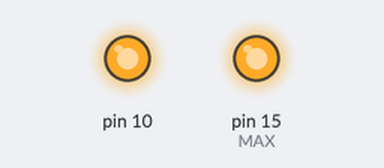
Bench run of a sketch on a simulated Arduino Uno, built with avr-gcc and run on an emulated ATmega328P. Parts: output pins drawn as LEDs (lit = HIGH). What the sketch prints to the serial monitor is not drawn.

Above: at 0.1 s.
Timing chart, 0 to 1.6 s (numbered marks = the images above):
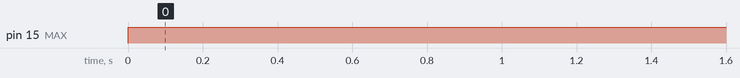

The sketch:

MAX86140.ino
```cpp
#include <SPI.h>

//spi Slave select pin
const int MAX = 15;

////////////////////////////////////////////////////////
void setup() {
  Serial.begin(9600);
  pinMode (MAX, OUTPUT);
  digitalWrite(MAX, HIGH);

 //iNITIALIZE spi
SPI.begin();
SPI.setDataMode(SPI_MODE3);
SPI.setBitOrder(MSBFIRST);


Serial.println("MAX86140 SPI Sample Code");
}
byte val = 0x00;
///////////////////////////////////////////////////////////
void loop()
{

//SPI.beginTransaction(SPISettings(1000000, MSBFIRST, SPI_MODE3));
digitalWrite(MAX, LOW);
SPI.transfer(0xFF); //first byte: 0xFF address where Part ID is stored
SPI.transfer(0x80); //second byte: read command byte 1000 0000
unsigned int reg_val = SPI.transfer(0); //third byte: read from register
digitalWrite(MAX, HIGH);
//SPI.endTransaction();
delay(100);

Serial.println(reg_val, HEX); //expected ID is 0x24
}
```

MC36XX.cpp
```cpp
// (licence header left out)
/**
 * @file    MC36XX.c
 * @author  mCube
 * @date    10 May 2018
 * @brief   Driver interface header file for accelerometer mc36xx series.
 * @see     http://www.mcubemems.com
 */

#include "MC36XX.h"

#ifdef MC36XX_CFG_BUS_I2C
    #define MC36XX_CFG_I2C_ADDR        (0x6C)
#endif
#define MC36XX_CFG_MODE_DEFAULT                 MC36XX_MODE_STANDBY
#define MC36XX_CFG_SAMPLE_RATE_CWAKE_DEFAULT    MC36XX_CWAKE_SR_DEFAULT_54Hz
#define MC36XX_CFG_SAMPLE_RATE_SNIFF_DEFAULT    MC36XX_SNIFF_SR_105Hz//MC36XX_SNIFF_SR_DEFAULT_7Hz
#define MC36XX_CFG_RANGE_DEFAULT                MC36XX_RANGE_8G
#define MC36XX_CFG_RESOLUTION_DEFAULT           MC36XX_RESOLUTION_14BIT
#define MC36XX_CFG_ORIENTATION_MAP_DEFAULT      ORIENTATION_TOP_RIGHT_UP

uint8_t CfgRange, CfgResolution, CfgFifo, CfgINT;

// Read register bit
bool MC36XX::readRegisterBit(uint8_t reg, uint8_t pos)
{
    uint8_t value;
    value = readRegister8(reg);
    return ((value >> pos) & 1);
}

// Read 8-bit from register
uint8_t MC36XX::readRegister8(uint8_t reg)
{
    uint8_t value;

#ifdef MC36XX_CFG_BUS_I2C
    Wire.beginTransmission(MC36XX_CFG_I2C_ADDR);
    Wire.write(reg);
   // endTransmission but keep the connection active
    Wire.endTransmission(false);
    //Once done, bus is released by default
    Wire.requestFrom(MC36XX_CFG_I2C_ADDR, 1);
    //Wire.requestFrom(MC36XX_CFG_I2C_ADDR, 1, reg, 1, true);
    value = Wire.read();
#else  //Reads an 8-bit register with the SPI port.
    //Set active-low CS low to start the SPI cycle
    digitalWrite(chipSelectPin, LOW);
    //Send the register address
    SPI.transfer(reg | 0x80 | 0x40);
    //Read the value from the register
    value = SPI.transfer(0x00);
    //Raise CS
    digitalWrite(chipSelectPin, HIGH);
#endif

    return value;
}

// Read 16-bit from register
int16_t MC36XX::readRegister16(uint8_t reg)
{
    int16_t value;

#ifdef MC36XX_CFG_BUS_I2C
    Wire.beginTransmission(MC36XX_CFG_I2C_ADDR);
    Wire.write(reg);
    Wire.endTransmission();
    Wire.requestFrom(MC36XX_CFG_I2C_ADDR, 2);
    while(!Wire.available()) {};
    uint8_t vha = Wire.read();
    uint8_t vla = Wire.read();
#else
    //Set active-low CS low to start the SPI cycle
    digitalWrite(chipSelectPin, LOW);
    //Send the register address
    SPI.transfer(reg | 0x80 | 0x40);
    //Send a value of 0 to read the first byte returned
    uint8_t vha = SPI.transfer(0x00);
    //Send a value of 0 to read the second byte returned
    uint8_t vla = SPI.transfer(0x00);
    //Raise CS
    digitalWrite(chipSelectPin, HIGH);
#endif

    value = vha << 8 | vla;

    return value;
}

// Repeated Read Byte(s) from register
void MC36XX::readRegisters(uint8_t reg, byte *buffer, uint8_t len)
{
#ifdef MC36XX_CFG_BUS_I2C
    Wire.beginTransmission(MC36XX_CFG_I2C_ADDR);
    Wire.write(reg);
    //endTransmission but keep the connection active
    Wire.endTransmission(false);
    //Ask for bytes, once done, bus is released by default
    Wire.requestFrom(MC36XX_CFG_I2C_ADDR, len);

    //Hang out until we get the # of bytes we expect
    while(Wire.available() < len);
    for(int x = 0 ; x < len ; x++)
        buffer[x] = Wire.read();
#else
    //Set active-low CS low to start the SPI cycle
    digitalWrite(chipSelectPin, LOW);
    //send the device the register you want to read
    SPI.transfer(reg | 0x80 | 0x40);

    //Prepare to clock in the data to be read
    for(int x = 0 ; x < len ; x++)
        buffer[x] = SPI.transfer(0x00);
    //Raise CS
    digitalWrite(chipSelectPin, HIGH);
#endif

}

// Write register bit
void MC36XX::writeRegisterBit(uint8_t reg, uint8_t pos, bool state)
{
    uint8_t value;
    value = readRegister8(reg);

    if (state)
        value |= (1 << pos);
    else
        value &= ~(1 << pos);

    writeRegister8(reg, value);
}

// Write 8-bit to register
void MC36XX::writeRegister8(uint8_t reg, uint8_t value)
{
#ifdef MC36XX_CFG_BUS_I2C
    Wire.beginTransmission(MC36XX_CFG_I2C_ADDR);
    Wire.write(reg);
    Wire.write(value);
    Wire.endTransmission();
#else
    //Set active-low CS low to start the SPI cycle
    digitalWrite(chipSelectPin, LOW);
    //Send the register address
    SPI.transfer(reg | 0x40);
    //Send value to write into register
    SPI.transfer(value);
    //Raise CS
    digitalWrite(chipSelectPin, HIGH);
#endif
}

// Write 16-bit to register
void MC36XX::writeRegister16(uint8_t reg, int16_t value)
{
#ifdef MC36XX_CFG_BUS_I2C
    Wire.beginTransmission(MC36XX_CFG_I2C_ADDR);
    Wire.write(reg);
    Wire.write((uint8_t)(value >> 8));
    Wire.write((uint8_t)value);
    Wire.endTransmission();
#else
    //Set active-low CS low to start the SPI cycle
    digitalWrite(chipSelectPin, LOW);
    //Send the register address
    SPI.transfer(reg | 0x40);
    //Send value to write into register
    SPI.transfer((uint8_t)(value >> 8));
    //Send value to write into register
    SPI.transfer((uint8_t)value);
    //Raise CS
    digitalWrite(chipSelectPin, HIGH);
#endif
}

//Initialize the MC36XX sensor and set as the default configuration
bool MC36XX::start(void)
{

#ifdef MC36XX_CFG_BUS_I2C
    // Initialize I2C
    Wire.begin();
#else
    //Set active-low CS low to start the SPI cycle
    digitalWrite(chipSelectPin, HIGH);
    pinMode(chipSelectPin, OUTPUT);
#if 1
	SPI.begin();
	SPI.beginTransaction(SPISettings(2000000, MSBFIRST, SPI_MODE3));
#else
    SPI.setDataMode (SPI_MODE3);
    SPI.setClockDivider(SPI_CLOCK_DIV8);
    // Initialize SPI
    SPI.begin();
#endif
#endif

    //Init Reset
    reset();
    SetMode(MC36XX_MODE_STANDBY);

    //SetWakeAGAIN
    SetWakeAGAIN(MC36XX_GAIN_1X);
    //SetSniffAGAIN
    SetSniffAGAIN(MC36XX_GAIN_1X);

    /* Check I2C connection */
    uint8_t id = readRegister8(MC36XX_REG_PROD);
    if (id != 0x71)
    {
        /* No MC36XX detected ... return false */
        Serial.println("No MC36XX detected!");
        Serial.println(id, HEX);
        return false;
    }

//Running mc36xx in high speed SPI (8MHz)
#ifdef SPI_HS
    uint8_t value;
    value = readRegister8(MC36XX_REG_FEATURE_CTL);
    value &= 0b00111111;
    value |= 0x80 ;
    writeRegister8(MC36XX_REG_FEATURE_CTL, value);

    value = readRegister8(MC36XX_REG_PMCR);
    value |= 0x80 ;
    writeRegister8(MC36XX_REG_PMCR, value);
    SPI.beginTransaction(SPISettings(8000000, MSBFIRST, SPI_MODE3));
    delay(50);
#endif

    //Range: 8g
    SetRangeCtrl(MC36XX_CFG_RANGE_DEFAULT);
    //Resolution: 14bit
    SetResolutionCtrl(MC36XX_CFG_RESOLUTION_DEFAULT);
    //Sampling Rate: 50Hz by default
    SetCWakeSampleRate(MC36XX_CFG_SAMPLE_RATE_CWAKE_DEFAULT);
	//Sampling Rate: 7Hz by default
    SetSniffSampleRate(MC36XX_CFG_SAMPLE_RATE_SNIFF_DEFAULT);
    //Mode: Active
    SetMode(MC36XX_MODE_CWAKE);

    delay(50);

    return true;
}

void MC36XX::wake()
{
    //Set mode as wake
    SetMode(MC36XX_MODE_CWAKE);
}

void MC36XX::stop()
{
    //Set mode as Sleep
    SetMode(MC36XX_MODE_STANDBY);
}

//Initial reset
void MC36XX::reset()
{
    writeRegister8(0x10, 0x01);

    delay(10);

    writeRegister8(0x24, 0x40);

    delay(50);

    writeRegister8(0x09, 0x00);
    delay(10);
    writeRegister8(0x0F, 0x42);
    delay(10);
    writeRegister8(0x20, 0x01);
    delay(10);
    writeRegister8(0x21, 0x80);
    delay(10);
    writeRegister8(0x28, 0x00);
    delay(10);
    writeRegister8(0x1a, 0x00);

    delay(50);

    uint8_t _bRegIO_C = 0;

    _bRegIO_C = readRegister8(0x0D);

    #ifdef MC36XX_CFG_BUS_I2C
        _bRegIO_C &= 0x3F;
        _bRegIO_C |= 0x40;
    #else
        _bRegIO_C &= 0x3F;
        _bRegIO_C |= 0x80;
    #endif

    writeRegister8(0x0D, _bRegIO_C);

    delay(50);

    writeRegister8(0x10, 0x01);

    delay(10);
}

void MC36XX::sniff()
{
    //Set mode as Sleep
    SetMode(MC36XX_MODE_SNIFF);
}

void MC36XX::sniffreset()
{
    uint8_t value;

    value = readRegister8(MC36XX_REG_SNIFF_CONF_C);
    value |= 0b10000000;

    writeRegister8(MC36XX_REG_SNIFF_CONF_C, value);
}

//Set the operation mode
void MC36XX::SetMode(MC36XX_mode_t mode)
{
    uint8_t value;
	uint8_t cfgfifovdd = 0x42;

    value = readRegister8(MC36XX_REG_MODE_C);
    value &= 0b11110000;
    value |= mode;

	writeRegister8(MC36XX_REG_PWR_CONTROL, cfgfifovdd);
    writeRegister8(MC36XX_REG_MODE_C, value);
}

//Set the range control
void MC36XX::SetRangeCtrl(MC36XX_range_t range)
{
    uint8_t value;
    CfgRange = range;
    SetMode(MC36XX_MODE_STANDBY);
    value = readRegister8(MC36XX_REG_RANGE_C);
    value &= 0b00000111;
    value |= (range << 4)&0x70 ;
    writeRegister8(MC36XX_REG_RANGE_C, value);
}

//Set the resolution control
void MC36XX::SetResolutionCtrl(MC36XX_resolution_t resolution)
{
    uint8_t value;
    CfgResolution = resolution;
    SetMode(MC36XX_MODE_STANDBY);
    value = readRegister8(MC36XX_REG_RANGE_C);
    value &= 0b01110000;
    value |= resolution;
    writeRegister8(MC36XX_REG_RANGE_C, value);
}

//Set the sampling rate
void MC36XX::SetCWakeSampleRate(MC36XX_cwake_sr_t sample_rate)
{
    uint8_t value;
    SetMode(MC36XX_MODE_STANDBY);
    value = readRegister8(MC36XX_REG_WAKE_C);
    value &= 0b00000000;
    value |= sample_rate;
    writeRegister8(MC36XX_REG_WAKE_C, value);
}

//Set the sniff sampling rate
void MC36XX::SetSniffSampleRate(MC36XX_sniff_sr_t sniff_sr)
{
    uint8_t value;
    SetMode(MC36XX_MODE_STANDBY);
    value = readRegister8(MC36XX_REG_SNIFF_C);
    value &= 0b00000000;
    value |= sniff_sr;
    writeRegister8(MC36XX_REG_SNIFF_C, value);
}

//Set FIFO
void MC36XX::SetFIFOCtrl(MC36XX_fifo_ctl_t fifo_ctl,
                         MC36XX_fifo_mode_t fifo_mode,
						 uint8_t fifo_thr)
{
    if (fifo_thr > 31)	//maximum threshold
        fifo_thr = 31;

    SetMode(MC36XX_MODE_STANDBY);

    CfgFifo = ((fifo_ctl << 6) | (fifo_mode << 5) | fifo_thr);
    writeRegister8(MC36XX_REG_FIFO_C, CfgFifo);
}

//Set interrupt control register
void MC36XX::SetINTCtrl(uint8_t fifo_thr_int_ctl,
                        uint8_t fifo_full_int_ctl,
						uint8_t fifo_empty_int_ctl,
						uint8_t acq_int_ctl,
						uint8_t wake_int_ctl)
{

    SetMode(MC36XX_MODE_STANDBY);

    CfgINT = (((fifo_thr_int_ctl & 0x01) << 6)
           | ((fifo_full_int_ctl & 0x01) << 5)
           | ((fifo_empty_int_ctl & 0x01) << 4)
           | ((acq_int_ctl & 0x01) << 3)
           | ((wake_int_ctl & 0x01) << 2)
           | MC36XX_INTR_C_IAH_ACTIVE_HIGH//MC36XX_INTR_C_IAH_ACTIVE_LOW//
           | MC36XX_INTR_C_IPP_MODE_PUSH_PULL);//MC36XX_INTR_C_IPP_MODE_OPEN_DRAIN);//
    writeRegister8(MC36XX_REG_INTR_C, CfgINT);
}

//Interrupt handler (clear interrupt flag)
void MC36XX::INTHandler(MC36XX_interrupt_event_t *ptINT_Event)
{
    uint8_t value;

    value = readRegister8(MC36XX_REG_STATUS_2);

    ptINT_Event->bWAKE           = ((value >> 2) & 0x01);
    ptINT_Event->bACQ            = ((value >> 3) & 0x01);
    ptINT_Event->bFIFO_EMPTY     = ((value >> 4) & 0x01);
    ptINT_Event->bFIFO_FULL      = ((value >> 5) & 0x01);
    ptINT_Event->bFIFO_THRESHOLD = ((value >> 6) & 0x01);
    ptINT_Event->bSWAKE_SNIFF    = ((value >> 7) & 0x01);

	value &= 0x03;
	writeRegister8(MC36XX_REG_STATUS_2, value);
}

//Set CWake Analog Gain
void MC36XX::SetWakeAGAIN(MC36XX_gain_t gain)
{
    writeRegister8(0x20, 0x01);
    uint8_t value;
    value = readRegister8(MC36XX_REG_GAIN);
    value &= 0b00111111;
    value |= (gain << 6);
    writeRegister8(MC36XX_REG_GAIN, value);
}

//Set Sniff Analog Gain
void MC36XX::SetSniffAGAIN(MC36XX_gain_t gain)
{
    writeRegister8(0x20, 0x00);
    uint8_t value;
    value = readRegister8(MC36XX_REG_GAIN);
    value &= 0b00111111;
    value |= (gain << 6);
    writeRegister8(MC36XX_REG_GAIN, value);
}

//Set Sniff threshold
void MC36XX::SetSniffThreshold(MC36XX_axis_t axis_cfg, uint8_t sniff_thr)
{
    uint8_t value;
	uint8_t regSniff_addr;
    value = readRegister8(MC36XX_REG_SNIFFTH_C);

    switch(axis_cfg)
    {
    case MC36XX_AXIS_X:
        regSniff_addr = 0x01; //Put X-axis to active
        break;
    case MC36XX_AXIS_Y: //Put Y-axis to active
        regSniff_addr = 0x02;
        break;
    case MC36XX_AXIS_Z: //Put Z-axis to active
        regSniff_addr = 0x03;
        break;
    default:
        break;
    }

	writeRegister8(MC36XX_REG_SNIFF_CONF_C, regSniff_addr);
    value |= sniff_thr;
    writeRegister8(MC36XX_REG_SNIFFTH_C, value);
}

//Set Sniff detect counts, 1~62 events
void MC36XX::SetSniffDetectCount(MC36XX_axis_t axis_cfg, uint8_t sniff_cnt)
{
    uint8_t value;
	uint8_t sniff_cfg;
	uint8_t regSniff_addr;

    sniff_cfg = readRegister8(MC36XX_REG_SNIFF_CONF_C);

    switch(axis_cfg)
    {
    case MC36XX_AXIS_X: //Select x detection count shadow register
        regSniff_addr = 0x05;
        break;
    case MC36XX_AXIS_Y: //Select y detection count shadow register
        regSniff_addr = 0x06;
        break;
    case MC36XX_AXIS_Z: //Select z detection count shadow register
        regSniff_addr = 0x07;
        break;
    default:
        break;
    }

	sniff_cfg |= regSniff_addr;
	writeRegister8(MC36XX_REG_SNIFF_CONF_C, sniff_cfg);

	value = readRegister8(MC36XX_REG_SNIFFTH_C);

    value |= sniff_cnt;
    writeRegister8(MC36XX_REG_SNIFFTH_C, value);

	sniff_cfg |= 0x08;
	writeRegister8(MC36XX_REG_SNIFF_CONF_C, sniff_cfg);
}

//Set sensor interrupt mode
void MC36XX::SetSniffAndOrN(MC36XX_andorn_t logicandor)
{
    uint8_t value;

    value = readRegister8(MC36XX_REG_SNIFFTH_C);

    switch(logicandor)
    {
    case MC36XX_ANDORN_OR:  //Axis or mode
        value &= 0xBF;
        break;
    case MC36XX_ANDORN_AND: //Axis and mode
        value |= 0x40;
        break;
    default:
        break;
    }

	writeRegister8(MC36XX_REG_SNIFFTH_C, value);
}

//Set sensor sniff delta mode
void MC36XX::SetSniffDeltaMode(MC36XX_delta_mode_t deltamode)
{
    uint8_t value;

    value = readRegister8(MC36XX_REG_SNIFFTH_C);

    switch(deltamode)
    {
    case MC36XX_DELTA_MODE_C2P: //Axis C2P mode
        value &= 0x7F;
        break;
    case MC36XX_DELTA_MODE_C2B: //Axis C2B mode
        value |= 0x80;
        break;
    default:
        break;
    }

	writeRegister8(MC36XX_REG_SNIFFTH_C, value);

    value = readRegister8(MC36XX_REG_SNIFFTH_C);
    Serial.println("SniffModeSet");
    Serial.println(value, HEX);
}

//Get the range control
MC36XX_range_t MC36XX::GetRangeCtrl(void)
{
    // Read the data format register to preserve bits
    uint8_t value;
    value = readRegister8(MC36XX_REG_RANGE_C);
    Serial.println("GetRangeCtrl");
    Serial.println(value, HEX);
    value &= 0x70;
    return (MC36XX_range_t) (value >> 4);
}

//Get the range control
MC36XX_resolution_t MC36XX::GetResolutionCtrl(void)
{
    // Read the data format register to preserve bits
    uint8_t value;
    value = readRegister8(MC36XX_REG_RANGE_C);
    Serial.println("GetResolutionCtrl");
    Serial.println(value, HEX);
    value &= 0x07;
    return (MC36XX_resolution_t) (value);
}

//Get the output sampling rate
MC36XX_cwake_sr_t MC36XX::GetCWakeSampleRate(void)
{
    // Read the data format register to preserve bits
    uint8_t value;
    value = readRegister8(MC36XX_REG_WAKE_C);
    Serial.println("GetCWakeSampleRate");
    Serial.println(value, HEX);
    value &= 0b00001111;
    return (MC36XX_cwake_sr_t) (value);
}

//Get the sniff sample rate
MC36XX_sniff_sr_t MC36XX::GetSniffSampleRate(void)
{
    // Read the data format register to preserve bits
    uint8_t value;
    value = readRegister8(MC36XX_REG_SNIFF_C);
    Serial.println("GetSniffSampleRate");
    Serial.println(value, HEX);
    value &= 0b00001111;
    return (MC36XX_sniff_sr_t) (value);
}

//Is FIFO empty
bool MC36XX::IsFIFOEmpty(void)
{
    // Read the data format register to preserve bits
    uint8_t value;
    value = readRegister8(MC36XX_REG_STATUS_1);
    value &= 0x10;
	Serial.println("FIFO_Status");
    Serial.println(value, HEX);

	if (value^0x10)
		return false;	//Not empty
	else
		return true;	//Is empty
}

//Read the raw counts and SI units measurement data
MC36XX_acc_t MC36XX::readRawAccel(void)
{
    //{2g, 4g, 8g, 16g, 12g}
    float faRange[5] = { 19.614f, 39.228f, 78.456f, 156.912f, 117.684f};
    //{6bit, 7bit, 8bit, 10bit, 12bit, 14bit}
    float faResolution[6] = { 32.0f, 64.0f, 128.0f, 512.0f, 2048.0f, 8192.0f};

    byte rawData[6];
    // Read the six raw data registers into data array
    readRegisters(MC36XX_REG_XOUT_LSB, rawData, 6);
    x = (short)((((unsigned short)rawData[1]) << 8) | rawData[0]);
    y = (short)((((unsigned short)rawData[3]) << 8) | rawData[2]);
    z = (short)((((unsigned short)rawData[5]) << 8) | rawData[4]);

    AccRaw.XAxis = (short) (x);
    AccRaw.YAxis = (short) (y);
    AccRaw.ZAxis = (short) (z);
    AccRaw.XAxis_g = (float) (x)/faResolution[CfgResolution]*faRange[CfgRange];
    AccRaw.YAxis_g = (float) (y)/faResolution[CfgResolution]*faRange[CfgRange];
    AccRaw.ZAxis_g = (float) (z)/faResolution[CfgResolution]*faRange[CfgRange];

    return AccRaw;
}
```

Source omitted: MC36XX.h (10562 bytes)

Measured:
- by itself, pin 15 (MAX): LOW → HIGH at 0.00 s
